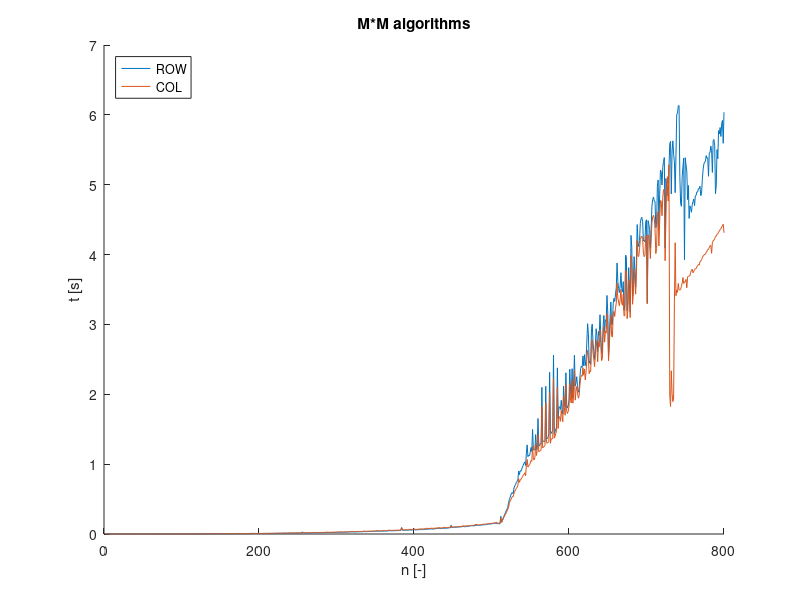

This figure's MATLAB source:
clear;
clc; 
close all;
fid=fopen('MATRIX_DATA/matrix_mul_col_NOMP.txt');
data=textscan(fid,'%d %f');
fclose ( fid );
x=data{1};
quicksort_y=data{2};
fid=fopen('MATRIX_DATA/matrix_mul_row_NOMP.txt');
data=textscan(fid,'%d %f')
fclose ( fid );
mergesort_y=data{2};
figure ;
title ('M*M algorithms');
xlabel('n [-]');
ylabel('t [s]');
hold on;
plot(x, quicksort_y);
plot(x, mergesort_y);
legend('ROW','COL','Location','northwest');
hold off ;